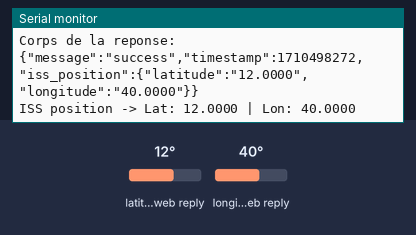
A program run on a simulated Seeed XIAO ESP32-S3. On the bench: the last lines printed to the serial monitor. Inputs (shaded band) come from the test bench; at power-on: latitude in the web reply 12°, longitude in the web reply 40°. WiFi joins after 1.5 s; servers stay silent unless stated; web services answer with replies made up by the test bench.

Above: at 3.7 s.
3.8 s: latitude in the web reply set to -49°
At 8.9 s:
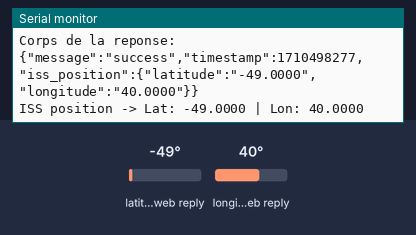
9.7 s: longitude in the web reply set to -172°
At 14.6 s:
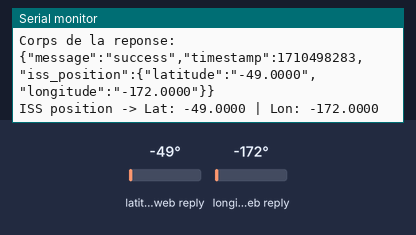
15.6 s: latitude in the web reply set to -26°
At 19.1 s:
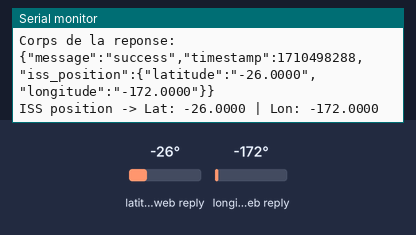
Timing chart, 0 to 20.6 s (numbered marks = the images above; inputs shaded):
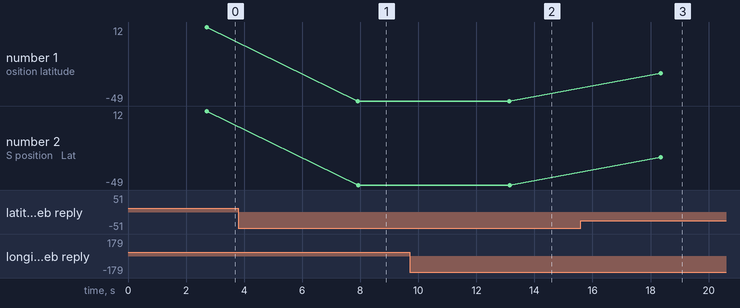

Measured:
- after the input at 3.8 s, the serial monitor: prints a new line after 4.1 s (image 1)
- after the input at 9.7 s, the serial monitor: prints a new line after 3.4 s (image 2)
- after the input at 15.6 s, the serial monitor: prints a new line after 2.7 s (image 3)
- plotted number 1: 12 → -49 after the input at 3.8 s, -49 → -26 after the input at 15.6 s
- plotted number 2: 12 → -49 after the input at 3.8 s, -49 → -26 after the input at 15.6 s

The program:

main.cpp
```cpp
#include <Arduino.h>
#include <WiFi.h>
#include <HTTPClient.h>
#include <ArduinoJson.h>

// Information de connexion WiFi
const char* ssid = "IOT-6220";
const char* password = "6220@Maisonneuve"; // PAS SUR A REVOIR!!!!!!!!!!!!!!

// API auquel il faut se connecter
const char* apiURL = "http://api.open-notify.org/iss-now.json";


void setup() {
  Serial.begin(115200);
  delay(1000);

  // Connect to WiFi
  Serial.println();
  Serial.print("Connexion au WiFi: ");
  Serial.println(ssid);

  // Début de la connexion au WiFi de l'école
  WiFi.begin(ssid, password);

  // Attente de connection avec timeout simple
  unsigned long startAttemptTime = millis();
  const unsigned long timeoutMs = 15000; // 15 seconds max

  while (WiFi.status() != WL_CONNECTED && (millis() - startAttemptTime) < timeoutMs) {
    delay(500);
    Serial.print(".");
  }

    // Affichage de l'IP quand connexion réussite
  Serial.println();

  if (WiFi.status() != WL_CONNECTED) {
    Serial.println("Erreur: impossible de se connecter au WiFi. Verifiez le reseau ou le mot de passe.");
    return;
  }

  // Affichage de l'IP quand connexion réussite
  Serial.println("WiFi connected!");
  Serial.print("IP address: ");
  Serial.println(WiFi.localIP());

}

void loop() {
  if (WiFi.status() != WL_CONNECTED) {
    Serial.println("WiFi deconnecte, tentative de reconnexion...");
    WiFi.reconnect();
    delay(2000);
    return;
  }

  HTTPClient http;
  const char* headerKeys[] = {"Content-Type", "Date", "Server"};
  const size_t headerKeysCount = sizeof(headerKeys) / sizeof(headerKeys[0]);
  http.collectHeaders(headerKeys, headerKeysCount);
  http.begin(apiURL);
  int httpCode = http.GET();

  Serial.print("Code HTTP: ");
  Serial.println(httpCode);

  // Afficher quelques entetes utiles
  for (size_t i = 0; i < headerKeysCount; i++) {
    Serial.print(headerKeys[i]);
    Serial.print(": ");
    Serial.println(http.header(headerKeys[i]));
  }

  // Lire et afficher le corps de la reponse
  String payload = http.getString();
  Serial.println("Corps de la reponse:");
  Serial.println(payload);

  if (httpCode == HTTP_CODE_OK) {
    StaticJsonDocument<256> doc;
    DeserializationError err = deserializeJson(doc, payload);
    if (err) {
      Serial.print("Erreur JSON: ");
      Serial.println(err.c_str());
    } else {
      const char* latitude = doc["iss_position"]["latitude"];
      const char* longitude = doc["iss_position"]["longitude"];
      Serial.print("ISS position -> Lat: ");
      Serial.print(latitude);
      Serial.print(" | Lon: ");
      Serial.println(longitude);
    }
  } else if (httpCode >= 400 && httpCode < 600) {
    Serial.println("Erreur HTTP: code indique une erreur cote client ou serveur.");
  } else if (httpCode < 0) {
    Serial.println("Erreur HTTP: requete non envoyee (verifier la connexion).");
  } else {
    Serial.println("Reponse HTTP inattendue.");
  }

  http.end();
  delay(5000); // pause avant la prochaine requete
}
```
